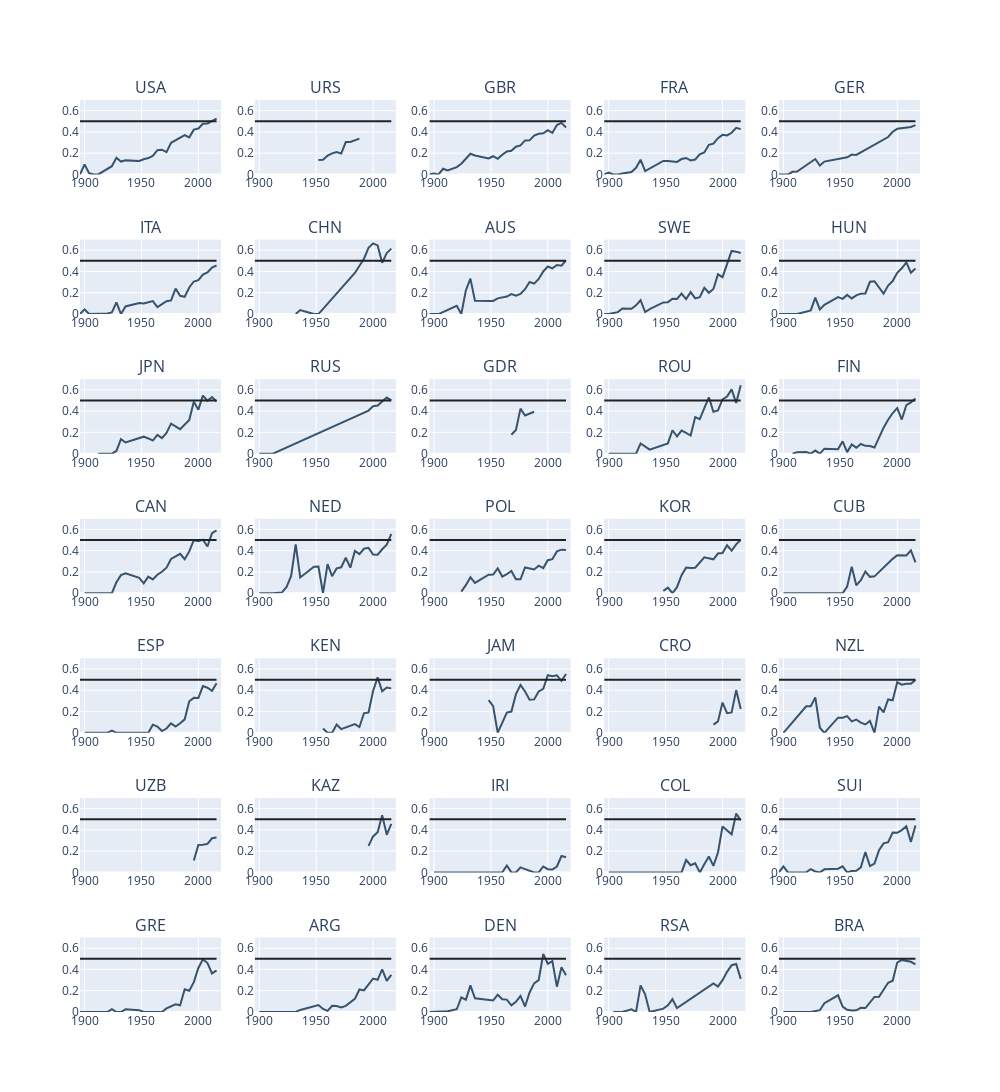

The cell this chart's notebook holds for it:
### Code cell
# Plots many small multiples
countries = [
             'USA', 'URS', 'GBR', 'FRA', 'GER',
             'ITA', 'CHN', 'AUS', 'SWE', 'HUN',
             'JPN', 'RUS', 'GDR', 'ROU', 'FIN',
             'CAN', 'NED', 'POL', 'KOR', 'CUB',
             'ESP', 'KEN', 'JAM', 'CRO', 'NZL', 
             'UZB', 'KAZ', 'IRI', 'COL', 'SUI', 
             'GRE', 'ARG', 'DEN', 'RSA', 'BRA',
            ]

positions = [
             (1,1), (1,2), (1,3), (1,4), (1,5),
             (2,1), (2,2), (2,3), (2,4), (2,5),
             (3,1), (3,2), (3,3), (3,4), (3,5),
             (4,1), (4,2), (4,3), (4,4), (4,5),
             (5,1), (5,2), (5,3), (5,4), (5,5),
             (6,1), (6,2), (6,3), (6,4), (6,5),
             (7,1), (7,2), (7,3), (7,4), (7,5),
    ]


fig = make_subplots(rows=7, cols=5, subplot_titles=countries)


assert len(countries) == len(positions)

for NOC, position in zip(countries, positions):
    
    subset = noc_games_sex[noc_games_sex.NOC==NOC]
    subset = subset.sort_values(by='Year')
    
    row = position[0]
    col = position[1]

    fig.add_trace(go.Scatter(x=subset.Year,
                    y=subset.Percentage_women,
                    mode='lines',
                    marker_color='rgb(55, 83, 109)',
                    showlegend=False),
                    row=row,
                    col=col,
                )
    
    # Adds a 50% line
    fig.add_trace(go.Scatter(x=[1896, 2016], 
                             y=[.5, .5],
                             mode='lines',
                             showlegend=False,
                             marker_color="#222"),
                             row=row,
                             col=col)

    fig.update_xaxes(range=[1896, 2020], row=row, col=col)
    fig.update_yaxes(range=[0, .7], row=row, col=col)


fig.update_layout(height=1200, width=1000)
fig.show()

### Figure 1 — Plotly figure (JSON) as saved in the notebook; plotly's stock layout.template omitted (floating-point values rounded to 4 significant figures)
{"data": [{"marker": {"color": "rgb(55, 83, 109)"}, "mode": "lines", "showlegend": false, "type": "scatter", "x": [1896, 1900, 1904, 1908, 1912, 1920, 1924, 1928, 1932, 1936, 1948, 1952, 1956, 1960, 1964, 1968, 1972, 1976, 1984, 1988, 1992, 1996, 2000, 2004, 2008, 2012, 2016], "xaxis": "x", "y": [0, 0.09333, 0.01145, 0, 0, 0.04861, 0.07744, 0.1574, 0.121, 0.1323, 0.1267, 0.1434, 0.1541, 0.1747, 0.2283, 0.2325, 0.21, 0.298, 0.3506, 0.37, 0.3486, 0.4213, 0.4317, 0.4765, 0.4796, 0.5057, 0.5243], "yaxis": "y"}, {"marker": {"color": "#222"}, "mode": "lines", "showlegend": false, "type": "scatter", "x": [1896, 2016], "xaxis": "x", "y": [0.5, 0.5], "yaxis": "y"}, {"marker": {"color": "rgb(55, 83, 109)"}, "mode": "lines", "showlegend": false, "type": "scatter", "x": [1952, 1956, 1960, 1964, 1968, 1972, 1976, 1980, 1988], "xaxis": "x2", "y": [0.1356, 0.1388, 0.1767, 0.1987, 0.2115, 0.1968, 0.3049, 0.3047, 0.3368], "yaxis": "y2"}, {"marker": {"color": "#222"}, "mode": "lines", "showlegend": false, "type": "scatter", "x": [1896, 2016], "xaxis": "x2", "y": [0.5, 0.5], "yaxis": "y2"}, {"marker": {"color": "rgb(55, 83, 109)"}, "mode": "lines", "showlegend": false, "type": "scatter", "x": [1896, 1900, 1904, 1908, 1912, 1920, 1924, 1928, 1932, 1936, 1948, 1952, 1956, 1960, 1964, 1968, 1972, 1976, 1980, 1984, 1988, 1992, 1996, 2000, 2004, 2008, 2012, 2016], "xaxis": "x3", "y": [0, 0.009615, 0, 0.05306, 0.0369, 0.06867, 0.1004, 0.1503, 0.1944, 0.1779, 0.1502, 0.1712, 0.1472, 0.1858, 0.2157, 0.2222, 0.2606, 0.2727, 0.3196, 0.3205, 0.3652, 0.3827, 0.3867, 0.4161, 0.3902, 0.4638, 0.4849, 0.4417], "yaxis": "y3"}, {"marker": {"color": "#222"}, "mode": "lines", "showlegend": false, "type": "scatter", "x": [1896, 2016], "xaxis": "x3", "y": [0.5, 0.5], "yaxis": "y3"}, {"marker": {"color": "rgb(55, 83, 109)"}, "mode": "lines", "showlegend": false, "type": "scatter", "x": [1896, 1900, 1904, 1908, 1912, 1920, 1924, 1928, 1932, 1936, 1948, 1952, 1956, 1960, 1964, 1968, 1972, 1976, 1980, 1984, 1988, 1992, 1996, 2000, 2004, 2008, 2012, 2016], "xaxis": "x4", "y": [0, 0.01667, 0, 0, 0.009174, 0.0231, 0.0627, 0.1385, 0.03077, 0.05473, 0.1272, 0.1265, 0.1241, 0.1176, 0.1449, 0.155, 0.1322, 0.1408, 0.1901, 0.2059, 0.2782, 0.2891, 0.3411, 0.372, 0.3669, 0.3916, 0.4383, 0.426], "yaxis": "y4"}, {"marker": {"color": "#222"}, "mode": "lines", "showlegend": false, "type": "scatter", "x": [1896, 2016], "xaxis": "x4", "y": [0.5, 0.5], "yaxis": "y4"}, {"marker": {"color": "rgb(55, 83, 109)"}, "mode": "lines", "showlegend": false, "type": "scatter", "x": [1896, 1900, 1904, 1908, 1912, 1928, 1932, 1936, 1952, 1956, 1960, 1964, 1992, 1996, 2000, 2004, 2008, 2012, 2016], "xaxis": "x5", "y": [0, 0, 0, 0.02439, 0.02732, 0.1449, 0.08434, 0.1207, 0.1561, 0.1617, 0.1871, 0.184, 0.3521, 0.4013, 0.4289, 0.4331, 0.4357, 0.4465, 0.4641], "yaxis": "y5"}, {"marker": {"color": "#222"}, "mode": "lines", "showlegend": false, "type": "scatter", "x": [1896, 2016], "xaxis": "x5", "y": [0.5, 0.5], "yaxis": "y5"}, {"marker": {"color": "rgb(55, 83, 109)"}, "mode": "lines", "showlegend": false, "type": "scatter", "x": [1896, 1900, 1904, 1908, 1912, 1920, 1924, 1928, 1932, 1936, 1948, 1952, 1956, 1960, 1964, 1968, 1972, 1976, 1980, 1984, 1988, 1992, 1996, 2000, 2004, 2008, 2012, 2016], "xaxis": "x6", "y": [0, 0.04348, 0, 0, 0, 0.005814, 0.01531, 0.1104, 0, 0.07143, 0.1038, 0.09957, 0.1111, 0.1214, 0.06548, 0.08982, 0.1205, 0.1286, 0.239, 0.1716, 0.1621, 0.25, 0.3059, 0.3186, 0.3709, 0.3904, 0.4377, 0.4563], "yaxis": "y6"}, {"marker": {"color": "#222"}, "mode": "lines", "showlegend": false, "type": "scatter", "x": [1896, 2016], "xaxis": "x6", "y": [0.5, 0.5], "yaxis": "y6"}, {"marker": {"color": "rgb(55, 83, 109)"}, "mode": "lines", "showlegend": false, "type": "scatter", "x": [1932, 1936, 1948, 1952, 1984, 1988, 1992, 1996, 2000, 2004, 2008, 2012, 2016], "xaxis": "x7", "y": [0, 0.03704, 0, 0, 0.386, 0.4542, 0.5205, 0.6224, 0.6642, 0.6449, 0.4825, 0.5733, 0.6148], "yaxis": "y7"}, {"marker": {"color": "#222"}, "mode": "lines", "showlegend": false, "type": "scatter", "x": [1896, 2016], "xaxis": "x7", "y": [0.5, 0.5], "yaxis": "y7"}, {"marker": {"color": "rgb(55, 83, 109)"}, "mode": "lines", "showlegend": false, "type": "scatter", "x": [1896, 1900, 1904, 1920, 1924, 1928, 1932, 1936, 1948, 1952, 1956, 1960, 1964, 1968, 1972, 1976, 1980, 1984, 1988, 1992, 1996, 2000, 2004, 2008, 2012, 2016], "xaxis": "x8", "y": [0, 0, 0, 0.07692, 0, 0.2222, 0.3333, 0.125, 0.12, 0.1235, 0.1477, 0.1534, 0.1646, 0.1875, 0.1726, 0.1889, 0.2333, 0.3017, 0.2857, 0.3297, 0.4005, 0.4473, 0.4298, 0.4606, 0.4543, 0.5048], "yaxis": "y8"}, {"marker": {"color": "#222"}, "mode": "lines", "showlegend": false, "type": "scatter", "x": [1896, 2016], "xaxis": "x8", "y": [0.5, 0.5], "yaxis": "y8"}, {"marker": {"color": "rgb(55, 83, 109)"}, "mode": "lines", "showlegend": false, "type": "scatter", "x": [1896, 1900, 1908, 1912, 1920, 1924, 1928, 1932, 1936, 1948, 1952, 1956, 1960, 1964, 1968, 1972, 1976, 1980, 1984, 1988, 1992, 1996, 2000, 2004, 2008, 2012, 2016], "xaxis": "x9", "y": [0, 0, 0.01786, 0.0518, 0.05, 0.08176, 0.13, 0.01923, 0.04667, 0.1092, 0.1117, 0.1443, 0.1418, 0.1915, 0.14, 0.2061, 0.1466, 0.1586, 0.2471, 0.2, 0.2353, 0.3729, 0.3467, 0.4609, 0.5935, 0.5865, 0.5733], "yaxis": "y9"}, {"marker": {"color": "#222"}, "mode": "lines", "showlegend": false, "type": "scatter", "x": [1896, 2016], "xaxis": "x9", "y": [0.5, 0.5], "yaxis": "y9"}, {"marker": {"color": "rgb(55, 83, 109)"}, "mode": "lines", "showlegend": false, "type": "scatter", "x": [1896, 1900, 1904, 1908, 1912, 1924, 1928, 1932, 1936, 1948, 1952, 1956, 1960, 1964, 1968, 1972, 1976, 1980, 1988, 1992, 1996, 2000, 2004, 2008, 2012, 2016], "xaxis": "x10", "y": [0, 0, 0, 0, 0, 0.03448, 0.1538, 0.04348, 0.08612, 0.1587, 0.1429, 0.1802, 0.1467, 0.1758, 0.1916, 0.194, 0.3034, 0.308, 0.1915, 0.2673, 0.3099, 0.3876, 0.4306, 0.4854, 0.3882, 0.4286], "yaxis": "y10"}, {"marker": {"color": "#222"}, "mode": "lines", "showlegend": false, "type": "scatter", "x": [1896, 2016], "xaxis": "x10", "y": [0.5, 0.5], "yaxis": "y10"}, {"marker": {"color": "rgb(55, 83, 109)"}, "mode": "lines", "showlegend": false, "type": "scatter", "x": [1912, 1920, 1924, 1928, 1932, 1936, 1952, 1956, 1960, 1964, 1968, 1972, 1976, 1984, 1988, 1992, 1996, 2000, 2004, 2008, 2012, 2016], "xaxis": "x11", "y": [0, 0, 0, 0.025, 0.1368, 0.1053, 0.1594, 0.1429, 0.1235, 0.1768, 0.1462, 0.1957, 0.2817, 0.2301, 0.2706, 0.3164, 0.4869, 0.4135, 0.5458, 0.497, 0.5326, 0.4896], "yaxis": "y11"}, {"marker": {"color": "#222"}, "mode": "lines", "showlegend": false, "type": "scatter", "x": [1896, 2016], "xaxis": "x11", "y": [0.5, 0.5], "yaxis": "y11"}, {"marker": {"color": "rgb(55, 83, 109)"}, "mode": "lines", "showlegend": false, "type": "scatter", "x": [1900, 1908, 1912, 1996, 2000, 2004, 2008, 2012, 2016], "xaxis": "x12", "y": [0, 0, 0, 0.4051, 0.446, 0.4529, 0.4912, 0.5268, 0.5], "yaxis": "y12"}, {"marker": {"color": "#222"}, "mode": "lines", "showlegend": false, "type": "scatter", "x": [1896, 2016], "xaxis": "x12", "y": [0.5, 0.5], "yaxis": "y12"}, {"marker": {"color": "rgb(55, 83, 109)"}, "mode": "lines", "showlegend": false, "type": "scatter", "x": [1968, 1972, 1976, 1980, 1988], "xaxis": "x13", "y": [0.177, 0.2222, 0.4232, 0.3584, 0.3938], "yaxis": "y13"}, {"marker": {"color": "#222"}, "mode": "lines", "showlegend": false, "type": "scatter", "x": [1896, 2016], "xaxis": "x13", "y": [0.5, 0.5], "yaxis": "y13"}, {"marker": {"color": "rgb(55, 83, 109)"}, "mode": "lines", "showlegend": false, "type": "scatter", "x": [1900, 1924, 1928, 1936, 1952, 1956, 1960, 1964, 1968, 1972, 1976, 1980, 1984, 1988, 1992, 1996, 2000, 2004, 2008, 2012, 2016], "xaxis": "x14", "y": [0, 0, 0.09524, 0.03774, 0.09649, 0.22, 0.1633, 0.2174, 0.1951, 0.1698, 0.3439, 0.3246, 0.4274, 0.5294, 0.3931, 0.4061, 0.5103, 0.537, 0.604, 0.4762, 0.6421], "yaxis": "y14"}, {"marker": {"color": "#222"}, "mode": "lines", "showlegend": false, "type": "scatter", "x": [1896, 2016], "xaxis": "x14", "y": [0.5, 0.5], "yaxis": "y14"}, {"marker": {"color": "rgb(55, 83, 109)"}, "mode": "lines", "showlegend": false, "type": "scatter", "x": [1908, 1912, 1920, 1924, 1928, 1932, 1936, 1948, 1952, 1956, 1960, 1964, 1968, 1972, 1976, 1980, 1984, 1988, 1992, 1996, 2000, 2004, 2008, 2012, 2016], "xaxis": "x15", "y": [0, 0.0122, 0.01587, 0, 0.02899, 0, 0.04673, 0.04065, 0.1163, 0.01408, 0.08547, 0.05618, 0.09091, 0.07292, 0.07229, 0.05714, 0.1512, 0.2436, 0.3182, 0.3816, 0.4286, 0.3208, 0.4561, 0.4821, 0.5185], "yaxis": "y15"}, {"marker": {"color": "#222"}, "mode": "lines", "showlegend": false, "type": "scatter", "x": [1896, 2016], "xaxis": "x15", "y": [0.5, 0.5], "yaxis": "y15"}, {"marker": {"color": "rgb(55, 83, 109)"}, "mode": "lines", "showlegend": false, "type": "scatter", "x": [1900, 1904, 1908, 1912, 1920, 1924, 1928, 1932, 1936, 1948, 1952, 1956, 1960, 1964, 1968, 1972, 1976, 1984, 1988, 1992, 1996, 2000, 2004, 2008, 2012, 2016], "xaxis": "x16", "y": [0, 0, 0, 0, 0, 0, 0.1029, 0.17, 0.1875, 0.1442, 0.09346, 0.1562, 0.1294, 0.1739, 0.2014, 0.2404, 0.3221, 0.3701, 0.3201, 0.3932, 0.4983, 0.4898, 0.5038, 0.4398, 0.5641, 0.5903], "yaxis": "y16"}, {"marker": {"color": "#222"}, "mode": "lines", "showlegend": false, "type": "scatter", "x": [1896, 2016], "xaxis": "x16", "y": [0.5, 0.5], "yaxis": "y16"}, {"marker": {"color": "rgb(55, 83, 109)"}, "mode": "lines", "showlegend": false, "type": "scatter", "x": [1900, 1908, 1912, 1920, 1924, 1928, 1932, 1936, 1948, 1952, 1956, 1960, 1964, 1968, 1972, 1976, 1980, 1984, 1988, 1992, 1996, 2000, 2004, 2008, 2012, 2016], "xaxis": "x17", "y": [0, 0, 0, 0.007692, 0.05882, 0.162, 0.4583, 0.1484, 0.2482, 0.25, 0, 0.2727, 0.16, 0.2336, 0.2437, 0.3333, 0.24, 0.3971, 0.3673, 0.4179, 0.4268, 0.3636, 0.3619, 0.4135, 0.4566, 0.557], "yaxis": "y17"}, {"marker": {"color": "#222"}, "mode": "lines", "showlegend": false, "type": "scatter", "x": [1896, 2016], "xaxis": "x17", "y": [0.5, 0.5], "yaxis": "y17"}, {"marker": {"color": "rgb(55, 83, 109)"}, "mode": "lines", "showlegend": false, "type": "scatter", "x": [1924, 1928, 1932, 1936, 1948, 1952, 1956, 1960, 1964, 1968, 1972, 1976, 1980, 1988, 1992, 1996, 2000, 2004, 2008, 2012, 2016], "xaxis": "x18", "y": [0.01538, 0.07576, 0.15, 0.09735, 0.1739, 0.176, 0.2344, 0.1568, 0.1786, 0.209, 0.131, 0.1304, 0.2418, 0.2238, 0.2587, 0.2364, 0.3102, 0.3196, 0.393, 0.4095, 0.406], "yaxis": "y18"}, {"marker": {"color": "#222"}, "mode": "lines", "showlegend": false, "type": "scatter", "x": [1896, 2016], "xaxis": "x18", "y": [0.5, 0.5], "yaxis": "y18"}, {"marker": {"color": "rgb(55, 83, 109)"}, "mode": "lines", "showlegend": false, "type": "scatter", "x": [1948, 1952, 1956, 1960, 1964, 1968, 1972, 1976, 1984, 1988, 1992, 1996, 2000, 2004, 2008, 2012, 2016], "xaxis": "x19", "y": [0.02174, 0.05263, 0, 0.05714, 0.1688, 0.2407, 0.2381, 0.24, 0.3371, 0.3292, 0.3186, 0.3729, 0.3772, 0.4508, 0.4, 0.46, 0.5024], "yaxis": "y19"}, {"marker": {"color": "#222"}, "mode": "lines", "showlegend": false, "type": "scatter", "x": [1896, 2016], "xaxis": "x19", "y": [0.5, 0.5], "yaxis": "y19"}, {"marker": {"color": "rgb(55, 83, 109)"}, "mode": "lines", "showlegend": false, "type": "scatter", "x": [1900, 1904, 1924, 1928, 1948, 1952, 1956, 1960, 1964, 1968, 1972, 1976, 1980, 1992, 1996, 2000, 2004, 2008, 2012, 2016], "xaxis": "x20", "y": [0, 0, 0, 0, 0, 0, 0.0625, 0.25, 0.07407, 0.1217, 0.2044, 0.1538, 0.1587, 0.2841, 0.3232, 0.3581, 0.3576, 0.3544, 0.4037, 0.2906], "yaxis": "y20"}, {"marker": {"color": "#222"}, "mode": "lines", "showlegend": false, "type": "scatter", "x": [1896, 2016], "xaxis": "x20", "y": [0.5, 0.5], "yaxis": "y20"}, {"marker": {"color": "rgb(55, 83, 109)"}, "mode": "lines", "showlegend": false, "type": "scatter", "x": [1900, 1920, 1924, 1928, 1932, 1948, 1952, 1956, 1960, 1964, 1968, 1972, 1976, 1980, 1984, 1988, 1992, 1996, 2000, 2004, 2008, 2012, 2016], "xaxis": "x21", "y": [0, 0, 0.02128, 0, 0, 0, 0, 0, 0.07639, 0.05882, 0.01639, 0.04065, 0.0885, 0.05806, 0.08939, 0.1266, 0.2962, 0.3287, 0.3271, 0.4399, 0.424, 0.3957, 0.4658], "yaxis": "y21"}, {"marker": {"color": "#222"}, "mode": "lines", "showlegend": false, "type": "scatter", "x": [1896, 2016], "xaxis": "x21", "y": [0.5, 0.5], "yaxis": "y21"}, {"marker": {"color": "rgb(55, 83, 109)"}, "mode": "lines", "showlegend": false, "type": "scatter", "x": [1956, 1960, 1964, 1968, 1972, 1984, 1988, 1992, 1996, 2000, 2004, 2008, 2012, 2016], "xaxis": "x22", "y": [0.04, 0, 0, 0.07692, 0.03509, 0.08197, 0.05405, 0.1837, 0.1923, 0.3929, 0.5217, 0.3913, 0.4255, 0.4177], "yaxis": "y22"}, {"marker": {"color": "#222"}, "mode": "lines", "showlegend": false, "type": "scatter", "x": [1896, 2016], "xaxis": "x22", "y": [0.5, 0.5], "yaxis": "y22"}, {"marker": {"color": "rgb(55, 83, 109)"}, "mode": "lines", "showlegend": false, "type": "scatter", "x": [1948, 1952, 1956, 1964, 1968, 1972, 1976, 1980, 1984, 1988, 1992, 1996, 2000, 2004, 2008, 2012, 2016], "xaxis": "x23", "y": [0.3077, 0.25, 0, 0.1905, 0.2, 0.3636, 0.45, 0.3889, 0.3111, 0.3143, 0.3889, 0.413, 0.5417, 0.5319, 0.54, 0.4889, 0.5536], "yaxis": "y23"}, {"marker": {"color": "#222"}, "mode": "lines", "showlegend": false, "type": "scatter", "x": [1896, 2016], "xaxis": "x23", "y": [0.5, 0.5], "yaxis": "y23"}, {"marker": {"color": "rgb(55, 83, 109)"}, "mode": "lines", "showlegend": false, "type": "scatter", "x": [1992, 1996, 2000, 2004, 2008, 2012, 2016], "xaxis": "x24", "y": [0.07692, 0.1071, 0.2841, 0.1852, 0.1919, 0.4019, 0.2235], "yaxis": "y24"}, {"marker": {"color": "#222"}, "mode": "lines", "showlegend": false, "type": "scatter", "x": [1896, 2016], "xaxis": "x24", "y": [0.5, 0.5], "yaxis": "y24"}, {"marker": {"color": "rgb(55, 83, 109)"}, "mode": "lines", "showlegend": false, "type": "scatter", "x": [1900, 1920, 1924, 1928, 1932, 1936, 1948, 1952, 1956, 1960, 1964, 1968, 1972, 1976, 1980, 1984, 1988, 1992, 1996, 2000, 2004, 2008, 2012, 2016], "xaxis": "x25", "y": [0, 0.25, 0.25, 0.3333, 0.04762, 0, 0.1429, 0.1429, 0.1569, 0.1081, 0.125, 0.09615, 0.07865, 0.1125, 0, 0.2462, 0.1928, 0.3134, 0.3053, 0.4762, 0.4527, 0.4607, 0.4607, 0.4974], "yaxis": "y25"}, {"marker": {"color": "#222"}, "mode": "lines", "showlegend": false, "type": "scatter", "x": [1896, 2016], "xaxis": "x25", "y": [0.5, 0.5], "yaxis": "y25"}, {"marker": {"color": "rgb(55, 83, 109)"}, "mode": "lines", "showlegend": false, "type": "scatter", "x": [1996, 2000, 2004, 2008, 2012, 2016], "xaxis": "x26", "y": [0.1127, 0.2571, 0.2609, 0.2679, 0.3208, 0.3286], "yaxis": "y26"}, {"marker": {"color": "#222"}, "mode": "lines", "showlegend": false, "type": "scatter", "x": [1896, 2016], "xaxis": "x26", "y": [0.5, 0.5], "yaxis": "y26"}, {"marker": {"color": "rgb(55, 83, 109)"}, "mode": "lines", "showlegend": false, "type": "scatter", "x": [1996, 2000, 2004, 2008, 2012, 2016], "xaxis": "x27", "y": [0.25, 0.3385, 0.3772, 0.5385, 0.354, 0.4554], "yaxis": "y27"}, {"marker": {"color": "#222"}, "mode": "lines", "showlegend": false, "type": "scatter", "x": [1896, 2016], "xaxis": "x27", "y": [0.5, 0.5], "yaxis": "y27"}, {"marker": {"color": "rgb(55, 83, 109)"}, "mode": "lines", "showlegend": false, "type": "scatter", "x": [1900, 1948, 1952, 1956, 1960, 1964, 1968, 1972, 1976, 1988, 1992, 1996, 2000, 2004, 2008, 2012, 2016], "xaxis": "x28", "y": [0, 0, 0, 0, 0, 0.06452, 0, 0, 0.04762, 0, 0, 0.05556, 0.0303, 0.02703, 0.05556, 0.1538, 0.1429], "yaxis": "y28"}, {"marker": {"color": "#222"}, "mode": "lines", "showlegend": false, "type": "scatter", "x": [1896, 2016], "xaxis": "x28", "y": [0.5, 0.5], "yaxis": "y28"}, {"marker": {"color": "rgb(55, 83, 109)"}, "mode": "lines", "showlegend": false, "type": "scatter", "x": [1900, 1932, 1936, 1948, 1956, 1960, 1964, 1968, 1972, 1976, 1980, 1984, 1988, 1992, 1996, 2000, 2004, 2008, 2012, 2016], "xaxis": "x29", "y": [0, 0, 0, 0, 0, 0, 0, 0.1163, 0.0678, 0.08571, 0, 0.07692, 0.15, 0.06122, 0.1875, 0.4318, 0.3962, 0.3582, 0.5545, 0.4895], "yaxis": "y29"}, {"marker": {"color": "#222"}, "mode": "lines", "showlegend": false, "type": "scatter", "x": [1896, 2016], "xaxis": "x29", "y": [0.5, 0.5], "yaxis": "y29"}, {"marker": {"color": "rgb(55, 83, 109)"}, "mode": "lines", "showlegend": false, "type": "scatter", "x": [1896, 1900, 1904, 1908, 1912, 1920, 1924, 1928, 1932, 1936, 1948, 1952, 1956, 1960, 1964, 1968, 1972, 1976, 1980, 1984, 1988, 1992, 1996, 2000, 2004, 2008, 2012, 2016], "xaxis": "x30", "y": [0, 0.05556, 0, 0, 0, 0, 0.0315, 0.008772, 0, 0.02874, 0.03509, 0.05732, 0, 0.01342, 0.01515, 0.04706, 0.1921, 0.06, 0.08219, 0.2093, 0.2727, 0.2843, 0.3739, 0.3725, 0.398, 0.4337, 0.2857, 0.4412], "yaxis": "y30"}, {"marker": {"color": "#222"}, "mode": "lines", "showlegend": false, "type": "scatter", "x": [1896, 2016], "xaxis": "x30", "y": [0.5, 0.5], "yaxis": "y30"}, {"marker": {"color": "rgb(55, 83, 109)"}, "mode": "lines", "showlegend": false, "type": "scatter", "x": [1896, 1900, 1904, 1908, 1912, 1920, 1924, 1928, 1932, 1936, 1948, 1952, 1956, 1960, 1964, 1968, 1972, 1976, 1980, 1984, 1988, 1992, 1996, 2000, 2004, 2008, 2012, 2016], "xaxis": "x31", "y": [0, 0, 0, 0, 0, 0, 0.02632, 0, 0, 0.02564, 0.01754, 0, 0, 0, 0, 0, 0.03333, 0.05556, 0.07317, 0.06349, 0.2143, 0.2, 0.281, 0.4143, 0.4953, 0.4605, 0.3627, 0.3913], "yaxis": "y31"}, {"marker": {"color": "#222"}, "mode": "lines", "showlegend": false, "type": "scatter", "x": [1896, 2016], "xaxis": "x31", "y": [0.5, 0.5], "yaxis": "y31"}, {"marker": {"color": "rgb(55, 83, 109)"}, "mode": "lines", "showlegend": false, "type": "scatter", "x": [1900, 1908, 1920, 1924, 1928, 1932, 1936, 1948, 1952, 1956, 1960, 1964, 1968, 1972, 1976, 1984, 1988, 1992, 1996, 2000, 2004, 2008, 2012, 2016], "xaxis": "x32", "y": [0, 0, 0, 0, 0, 0, 0.01961, 0.05528, 0.06504, 0.02857, 0.01087, 0.05882, 0.05618, 0.04348, 0.05797, 0.1235, 0.2119, 0.2024, 0.2626, 0.3147, 0.3026, 0.4015, 0.292, 0.3488], "yaxis": "y32"}, {"marker": {"color": "#222"}, "mode": "lines", "showlegend": false, "type": "scatter", "x": [1896, 2016], "xaxis": "x32", "y": [0.5, 0.5], "yaxis": "y32"}, {"marker": {"color": "rgb(55, 83, 109)"}, "mode": "lines", "showlegend": false, "type": "scatter", "x": [1896, 1900, 1908, 1912, 1920, 1924, 1928, 1932, 1936, 1948, 1952, 1956, 1960, 1964, 1968, 1972, 1976, 1980, 1984, 1988, 1992, 1996, 2000, 2004, 2008, 2012, 2016], "xaxis": "x33", "y": [0, 0, 0, 0.006579, 0.02597, 0.137, 0.1154, 0.25, 0.1293, 0.1132, 0.1085, 0.1622, 0.12, 0.1167, 0.0625, 0.09524, 0.1515, 0.05172, 0.1833, 0.2692, 0.3, 0.5462, 0.4536, 0.4783, 0.2381, 0.4211, 0.3445], "yaxis": "y33"}, {"marker": {"color": "#222"}, "mode": "lines", "showlegend": false, "type": "scatter", "x": [1896, 2016], "xaxis": "x33", "y": [0.5, 0.5], "yaxis": "y33"}, {"marker": {"color": "rgb(55, 83, 109)"}, "mode": "lines", "showlegend": false, "type": "scatter", "x": [1904, 1908, 1912, 1920, 1924, 1928, 1932, 1936, 1948, 1952, 1956, 1960, 1992, 1996, 2000, 2004, 2008, 2012, 2016], "xaxis": "x34", "y": [0, 0, 0, 0.02564, 0, 0.25, 0.1667, 0, 0.03125, 0.0625, 0.12, 0.03636, 0.2688, 0.2381, 0.2992, 0.3774, 0.4403, 0.4516, 0.3111], "yaxis": "y34"}, {"marker": {"color": "#222"}, "mode": "lines", "showlegend": false, "type": "scatter", "x": [1896, 2016], "xaxis": "x34", "y": [0.5, 0.5], "yaxis": "y34"}, {"marker": {"color": "rgb(55, 83, 109)"}, "mode": "lines", "showlegend": false, "type": "scatter", "x": [1900, 1920, 1924, 1932, 1936, 1948, 1952, 1956, 1960, 1964, 1968, 1972, 1976, 1980, 1984, 1988, 1992, 1996, 2000, 2004, 2008, 2012, 2016], "xaxis": "x35", "y": [0, 0, 0, 0.01695, 0.08219, 0.1571, 0.05155, 0.02128, 0.01389, 0.01639, 0.03947, 0.03704, 0.08861, 0.1415, 0.1429, 0.2062, 0.2747, 0.2941, 0.4646, 0.4897, 0.4813, 0.4718, 0.4481], "yaxis": "y35"}, {"marker": {"color": "#222"}, "mode": "lines", "showlegend": false, "type": "scatter", "x": [1896, 2016], "xaxis": "x35", "y": [0.5, 0.5], "yaxis": "y35"}], "layout": {"annotations": [{"font": {"size": 16}, "showarrow": false, "text": "USA", "x": 0.084, "xanchor": "center", "xref": "paper", "y": 1.0, "yanchor": "bottom", "yref": "paper"}, {"font": {"size": 16}, "showarrow": false, "text": "URS", "x": 0.292, "xanchor": "center", "xref": "paper", "y": 1.0, "yanchor": "bottom", "yref": "paper"}, {"font": {"size": 16}, "showarrow": false, "text": "GBR", "x": 0.5, "xanchor": "center", "xref": "paper", "y": 1.0, "yanchor": "bottom", "yref": "paper"}, {"font": {"size": 16}, "showarrow": false, "text": "FRA", "x": 0.708, "xanchor": "center", "xref": "paper", "y": 1.0, "yanchor": "bottom", "yref": "paper"}, {"font": {"size": 16}, "showarrow": false, "text": "GER", "x": 0.916, "xanchor": "center", "xref": "paper", "y": 1.0, "yanchor": "bottom", "yref": "paper"}, {"font": {"size": 16}, "showarrow": false, "text": "ITA", "x": 0.084, "xanchor": "center", "xref": "paper", "y": 0.8469, "yanchor": "bottom", "yref": "paper"}, {"font": {"size": 16}, "showarrow": false, "text": "CHN", "x": 0.292, "xanchor": "center", "xref": "paper", "y": 0.8469, "yanchor": "bottom", "yref": "paper"}, {"font": {"size": 16}, "showarrow": false, "text": "AUS", "x": 0.5, "xanchor": "center", "xref": "paper", "y": 0.8469, "yanchor": "bottom", "yref": "paper"}, {"font": {"size": 16}, "showarrow": false, "text": "SWE", "x": 0.708, "xanchor": "center", "xref": "paper", "y": 0.8469, "yanchor": "bottom", "yref": "paper"}, {"font": {"size": 16}, "showarrow": false, "text": "HUN", "x": 0.916, "xanchor": "center", "xref": "paper", "y": 0.8469, "yanchor": "bottom", "yref": "paper"}, {"font": {"size": 16}, "showarrow": false, "text": "JPN", "x": 0.084, "xanchor": "center", "xref": "paper", "y": 0.6939, "yanchor": "bottom", "yref": "paper"}, {"font": {"size": 16}, "showarrow": false, "text": "RUS", "x": 0.292, "xanchor": "center", "xref": "paper", "y": 0.6939, "yanchor": "bottom", "yref": "paper"}, {"font": {"size": 16}, "showarrow": false, "text": "GDR", "x": 0.5, "xanchor": "center", "xref": "paper", "y": 0.6939, "yanchor": "bottom", "yref": "paper"}, {"font": {"size": 16}, "showarrow": false, "text": "ROU", "x": 0.708, "xanchor": "center", "xref": "paper", "y": 0.6939, "yanchor": "bottom", "yref": "paper"}, {"font": {"size": 16}, "showarrow": false, "text": "FIN", "x": 0.916, "xanchor": "center", "xref": "paper", "y": 0.6939, "yanchor": "bottom", "yref": "paper"}, {"font": {"size": 16}, "showarrow": false, "text": "CAN", "x": 0.084, "xanchor": "center", "xref": "paper", "y": 0.5408, "yanchor": "bottom", "yref": "paper"}, {"font": {"size": 16}, "showarrow": false, "text": "NED", "x": 0.292, "xanchor": "center", "xref": "paper", "y": 0.5408, "yanchor": "bottom", "yref": "paper"}, {"font": {"size": 16}, "showarrow": false, "text": "POL", "x": 0.5, "xanchor": "center", "xref": "paper", "y": 0.5408, "yanchor": "bottom", "yref": "paper"}, {"font": {"size": 16}, "showarrow": false, "text": "KOR", "x": 0.708, "xanchor": "center", "xref": "paper", "y": 0.5408, "yanchor": "bottom", "yref": "paper"}, {"font": {"size": 16}, "showarrow": false, "text": "CUB", "x": 0.916, "xanchor": "center", "xref": "paper", "y": 0.5408, "yanchor": "bottom", "yref": "paper"}, {"font": {"size": 16}, "showarrow": false, "text": "ESP", "x": 0.084, "xanchor": "center", "xref": "paper", "y": 0.3878, "yanchor": "bottom", "yref": "paper"}, {"font": {"size": 16}, "showarrow": false, "text": "KEN", "x": 0.292, "xanchor": "center", "xref": "paper", "y": 0.3878, "yanchor": "bottom", "yref": "paper"}, {"font": {"size": 16}, "showarrow": false, "text": "JAM", "x": 0.5, "xanchor": "center", "xref": "paper", "y": 0.3878, "yanchor": "bottom", "yref": "paper"}, {"font": {"size": 16}, "showarrow": false, "text": "CRO", "x": 0.708, "xanchor": "center", "xref": "paper", "y": 0.3878, "yanchor": "bottom", "yref": "paper"}, {"font": {"size": 16}, "showarrow": false, "text": "NZL", "x": 0.916, "xanchor": "center", "xref": "paper", "y": 0.3878, "yanchor": "bottom", "yref": "paper"}, {"font": {"size": 16}, "showarrow": false, "text": "UZB", "x": 0.084, "xanchor": "center", "xref": "paper", "y": 0.2347, "yanchor": "bottom", "yref": "paper"}, {"font": {"size": 16}, "showarrow": false, "text": "KAZ", "x": 0.292, "xanchor": "center", "xref": "paper", "y": 0.2347, "yanchor": "bottom", "yref": "paper"}, {"font": {"size": 16}, "showarrow": false, "text": "IRI", "x": 0.5, "xanchor": "center", "xref": "paper", "y": 0.2347, "yanchor": "bottom", "yref": "paper"}, {"font": {"size": 16}, "showarrow": false, "text": "COL", "x": 0.708, "xanchor": "center", "xref": "paper", "y": 0.2347, "yanchor": "bottom", "yref": "paper"}, {"font": {"size": 16}, "showarrow": false, "text": "SUI", "x": 0.916, "xanchor": "center", "xref": "paper", "y": 0.2347, "yanchor": "bottom", "yref": "paper"}, {"font": {"size": 16}, "showarrow": false, "text": "GRE", "x": 0.084, "xanchor": "center", "xref": "paper", "y": 0.08163, "yanchor": "bottom", "yref": "paper"}, {"font": {"size": 16}, "showarrow": false, "text": "ARG", "x": 0.292, "xanchor": "center", "xref": "paper", "y": 0.08163, "yanchor": "bottom", "yref": "paper"}, {"font": {"size": 16}, "showarrow": false, "text": "DEN", "x": 0.5, "xanchor": "center", "xref": "paper", "y": 0.08163, "yanchor": "bottom", "yref": "paper"}, {"font": {"size": 16}, "showarrow": false, "text": "RSA", "x": 0.708, "xanchor": "center", "xref": "paper", "y": 0.08163, "yanchor": "bottom", "yref": "paper"}, {"font": {"size": 16}, "showarrow": false, "text": "BRA", "x": 0.916, "xanchor": "center", "xref": "paper", "y": 0.08163, "yanchor": "bottom", "yref": "paper"}], "height": 1200, "width": 1000, "xaxis": {"anchor": "y", "domain": [0, 0.168], "range": [1896, 2020]}, "xaxis10": {"anchor": "y10", "domain": [0.832, 1], "range": [1896, 2020]}, "xaxis11": {"anchor": "y11", "domain": [0, 0.168], "range": [1896, 2020]}, "xaxis12": {"anchor": "y12", "domain": [0.208, 0.376], "range": [1896, 2020]}, "xaxis13": {"anchor": "y13", "domain": [0.416, 0.584], "range": [1896, 2020]}, "xaxis14": {"anchor": "y14", "domain": [0.624, 0.792], "range": [1896, 2020]}, "xaxis15": {"anchor": "y15", "domain": [0.832, 1], "range": [1896, 2020]}, "xaxis16": {"anchor": "y16", "domain": [0, 0.168], "range": [1896, 2020]}, "xaxis17": {"anchor": "y17", "domain": [0.208, 0.376], "range": [1896, 2020]}, "xaxis18": {"anchor": "y18", "domain": [0.416, 0.584], "range": [1896, 2020]}, "xaxis19": {"anchor": "y19", "domain": [0.624, 0.792], "range": [1896, 2020]}, "xaxis2": {"anchor": "y2", "domain": [0.208, 0.376], "range": [1896, 2020]}, "xaxis20": {"anchor": "y20", "domain": [0.832, 1], "range": [1896, 2020]}, "xaxis21": {"anchor": "y21", "domain": [0, 0.168], "range": [1896, 2020]}, "xaxis22": {"anchor": "y22", "domain": [0.208, 0.376], "range": [1896, 2020]}, "xaxis23": {"anchor": "y23", "domain": [0.416, 0.584], "range": [1896, 2020]}, "xaxis24": {"anchor": "y24", "domain": [0.624, 0.792], "range": [1896, 2020]}, "xaxis25": {"anchor": "y25", "domain": [0.832, 1], "range": [1896, 2020]}, "xaxis26": {"anchor": "y26", "domain": [0, 0.168], "range": [1896, 2020]}, "xaxis27": {"anchor": "y27", "domain": [0.208, 0.376], "range": [1896, 2020]}, "xaxis28": {"anchor": "y28", "domain": [0.416, 0.584], "range": [1896, 2020]}, "xaxis29": {"anchor": "y29", "domain": [0.624, 0.792], "range": [1896, 2020]}, "xaxis3": {"anchor": "y3", "domain": [0.416, 0.584], "range": [1896, 2020]}, "xaxis30": {"anchor": "y30", "domain": [0.832, 1], "range": [1896, 2020]}, "xaxis31": {"anchor": "y31", "domain": [0, 0.168], "range": [1896, 2020]}, "xaxis32": {"anchor": "y32", "domain": [0.208, 0.376], "range": [1896, 2020]}, "xaxis33": {"anchor": "y33", "domain": [0.416, 0.584], "range": [1896, 2020]}, "xaxis34": {"anchor": "y34", "domain": [0.624, 0.792], "range": [1896, 2020]}, "xaxis35": {"anchor": "y35", "domain": [0.832, 1], "range": [1896, 2020]}, "xaxis4": {"anchor": "y4", "domain": [0.624, 0.792], "range": [1896, 2020]}, "xaxis5": {"anchor": "y5", "domain": [0.832, 1], "range": [1896, 2020]}, "xaxis6": {"anchor": "y6", "domain": [0, 0.168], "range": [1896, 2020]}, "xaxis7": {"anchor": "y7", "domain": [0.208, 0.376], "range": [1896, 2020]}, "xaxis8": {"anchor": "y8", "domain": [0.416, 0.584], "range": [1896, 2020]}, "xaxis9": {"anchor": "y9", "domain": [0.624, 0.792], "range": [1896, 2020]}, "yaxis": {"anchor": "x", "domain": [0.9184, 1.0], "range": [0, 0.7]}, "yaxis10": {"anchor": "x10", "domain": [0.7653, 0.8469], "range": [0, 0.7]}, "yaxis11": {"anchor": "x11", "domain": [0.6122, 0.6939], "range": [0, 0.7]}, "yaxis12": {"anchor": "x12", "domain": [0.6122, 0.6939], "range": [0, 0.7]}, "yaxis13": {"anchor": "x13", "domain": [0.6122, 0.6939], "range": [0, 0.7]}, "yaxis14": {"anchor": "x14", "domain": [0.6122, 0.6939], "range": [0, 0.7]}, "yaxis15": {"anchor": "x15", "domain": [0.6122, 0.6939], "range": [0, 0.7]}, "yaxis16": {"anchor": "x16", "domain": [0.4592, 0.5408], "range": [0, 0.7]}, "yaxis17": {"anchor": "x17", "domain": [0.4592, 0.5408], "range": [0, 0.7]}, "yaxis18": {"anchor": "x18", "domain": [0.4592, 0.5408], "range": [0, 0.7]}, "yaxis19": {"anchor": "x19", "domain": [0.4592, 0.5408], "range": [0, 0.7]}, "yaxis2": {"anchor": "x2", "domain": [0.9184, 1.0], "range": [0, 0.7]}, "yaxis20": {"anchor": "x20", "domain": [0.4592, 0.5408], "range": [0, 0.7]}, "yaxis21": {"anchor": "x21", "domain": [0.3061, 0.3878], "range": [0, 0.7]}, "yaxis22": {"anchor": "x22", "domain": [0.3061, 0.3878], "range": [0, 0.7]}, "yaxis23": {"anchor": "x23", "domain": [0.3061, 0.3878], "range": [0, 0.7]}, "yaxis24": {"anchor": "x24", "domain": [0.3061, 0.3878], "range": [0, 0.7]}, "yaxis25": {"anchor": "x25", "domain": [0.3061, 0.3878], "range": [0, 0.7]}, "yaxis26": {"anchor": "x26", "domain": [0.1531, 0.2347], "range": [0, 0.7]}, "yaxis27": {"anchor": "x27", "domain": [0.1531, 0.2347], "range": [0, 0.7]}, "yaxis28": {"anchor": "x28", "domain": [0.1531, 0.2347], "range": [0, 0.7]}, "yaxis29": {"anchor": "x29", "domain": [0.1531, 0.2347], "range": [0, 0.7]}, "yaxis3": {"anchor": "x3", "domain": [0.9184, 1.0], "range": [0, 0.7]}, "yaxis30": {"anchor": "x30", "domain": [0.1531, 0.2347], "range": [0, 0.7]}, "yaxis31": {"anchor": "x31", "domain": [0, 0.08163], "range": [0, 0.7]}, "yaxis32": {"anchor": "x32", "domain": [0, 0.08163], "range": [0, 0.7]}, "yaxis33": {"anchor": "x33", "domain": [0, 0.08163], "range": [0, 0.7]}, "yaxis34": {"anchor": "x34", "domain": [0, 0.08163], "range": [0, 0.7]}, "yaxis35": {"anchor": "x35", "domain": [0, 0.08163], "range": [0, 0.7]}, "yaxis4": {"anchor": "x4", "domain": [0.9184, 1.0], "range": [0, 0.7]}, "yaxis5": {"anchor": "x5", "domain": [0.9184, 1.0], "range": [0, 0.7]}, "yaxis6": {"anchor": "x6", "domain": [0.7653, 0.8469], "range": [0, 0.7]}, "yaxis7": {"anchor": "x7", "domain": [0.7653, 0.8469], "range": [0, 0.7]}, "yaxis8": {"anchor": "x8", "domain": [0.7653, 0.8469], "range": [0, 0.7]}, "yaxis9": {"anchor": "x9", "domain": [0.7653, 0.8469], "range": [0, 0.7]}}}
